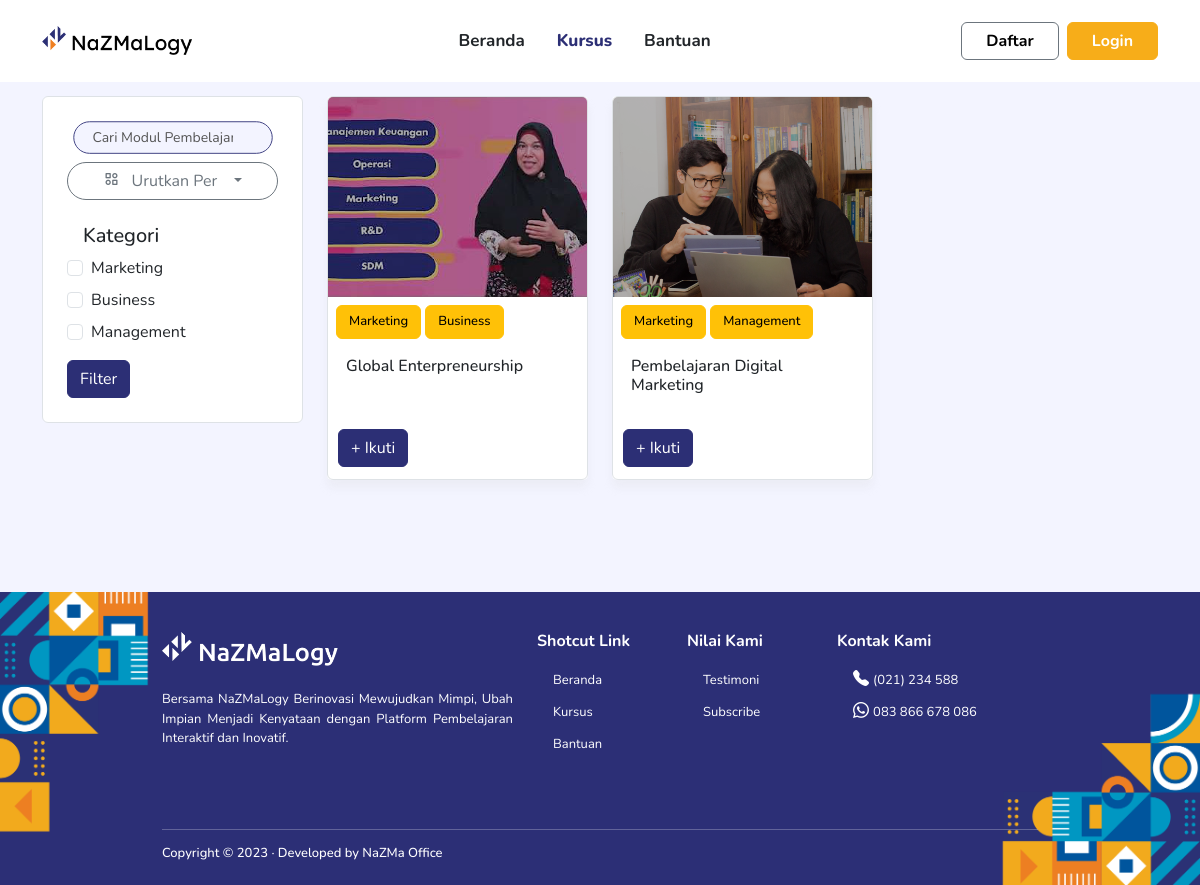
The page /index.php/front/listClass on the database its author committed.
### tables this page shows
CREATE TABLE IF NOT EXISTS `categories` (
  `id` bigint unsigned NOT NULL AUTO_INCREMENT,
  `name` varchar(255) NOT NULL,
  `created_at` timestamp NULL DEFAULT CURRENT_TIMESTAMP ON UPDATE CURRENT_TIMESTAMP,
  `updated_at` timestamp NULL DEFAULT CURRENT_TIMESTAMP ON UPDATE CURRENT_TIMESTAMP,
  PRIMARY KEY (`id`)
);

CREATE TABLE IF NOT EXISTS `courses` (
  `id` bigint unsigned NOT NULL AUTO_INCREMENT,
  `cover` text,
  `rating` decimal(20,1) DEFAULT '0.0',
  `participant` int DEFAULT '0',
  `title` varchar(255) DEFAULT NULL,
  `instructor` varchar(255) DEFAULT NULL,
  `summary` text,
  `intro_link` text,
  `intro_duration` int DEFAULT NULL,
  `created_at` timestamp NULL DEFAULT CURRENT_TIMESTAMP ON UPDATE CURRENT_TIMESTAMP,
  `updated_at` timestamp NULL DEFAULT CURRENT_TIMESTAMP ON UPDATE CURRENT_TIMESTAMP,
  `mentoring_link` varchar(255) DEFAULT NULL,
  PRIMARY KEY (`id`)
);

### application/controllers/Front.php (called while the page is built, shortened)
<?php
class Front extends CI_Controller
{
      function __construct()
      {
            $this->load->model('FrontModel');
            $this->load->model('CourseModel');
            $this->load->model('CategoryModel');
      }
      public function listClass()
      {
            $data = [
                  'title_page' => 'NaZMaLogy | List Class',
                  'categories' => $this->CategoryModel->get_data_category(),
                  'course' => $this->CourseModel->get_data_course_non_auth()
            ];
            $this->load->view('layout/front/style', $data);
            $this->load->view('layout/front/navbar');
            $this->load->view('layout/front/mobile_bar');
            $this->load->view('listClass', $data);
            $this->load->view('layout/front/footer');
            $this->load->view('layout/front/script');
      }
}

### index.php (called while the page is built, shortened)
<?php
require_once BASEPATH.'core/CodeIgniter.php';

### application/models/CategoryModel.php (called while the page is built, shortened)
<?php
class CategoryModel extends CI_Model
{
    public function get_data_category()
    {
        $query = $this->db->get('categories');
        return $query->result();
    }
}

### application/models/CourseModel.php (called while the page is built, shortened)
<?php
class CourseModel extends CI_Model
{
    public function get_data_course_non_auth()
    {
        $this->db->select('c.*, GROUP_CONCAT(categories.name) as category');
        $this->db->from('courses c');
        $this->db->join('course_has_category chc', 'c.id = chc.id_course');
        $this->db->join('categories', 'chc.id_category = categories.id');
        $this->db->group_by('c.id');
        $this->db->order_by('created_at', 'desc');
        $query = $this->db->get();
        return $query->result();
    }
}

### application/views/listClass.php (the view, shortened to what this page needs)
<link rel="stylesheet" href="https://cdn.jsdelivr.net/npm/sweetalert2@11.1.3/dist/sweetalert2.min.css">
<section id="list-class" class="bg-light-primary">
    <div class="container">
        <div class="pt-5 mt-5">
            <div class="row">
                <div class="col-lg-3 d-none d-md-inline col-mb-4 pb-3" data-aos="fade-up" data-aos-duration="700">
                    <div class="bg-white border rounded p-4">
                        <div class="search-box">
                            <div class="search-icon"><i class="fa fa-search search-icon"></i></div>
                            <form action="<?= base_url('front/courseSearch') ?>" method="get">
                                <input name="searchTitle" type="text" placeholder="Cari Modul Pembelajaran" id="search" autocomplete="off" required value="<?= isset($_GET['searchTitle']) ? $_GET['searchTitle'] : '' ?>">
                            </form>
                        </div>
                        <div class="dropdown mt-2">
                            <button class="btn btn-outline-secondary dropdown-toggle category" type="button" data-bs-toggle="dropdown" aria-expanded="false">
                                <i class="bx bx-category-alt"></i> <span class="mx-2"> Urutkan Per</span>
                            </button>
                        </div>
                        <h5 class="ft-7 mx-3 mt-4">Kategori</h5>
                        <form action="<?php echo base_url('front/course_filter_by_category'); ?>" method="post">
                            <?php foreach ($categories as $category) { ?>
                                <div class="form-check mt-2 mb-2">
                                    <input class="form-check-input" value="<?php echo $category->id; ?>" name="category[]" type="checkbox" <?php if (isset($selected_categories) && in_array($category->id, $selected_categories)) echo 'checked' ?>>
                                    <label class="form-check-label">
                                        <?= $category->name ?>
                                    </label>
                                </div>
                            <?php } ?>
                            <div class="mt-3">
                                <button type="submit" class="btn btn-primary bg-first border-first">Filter</button>
                            </div>
                        </form>
                    </div>
                </div>
                <div class="col-md-8 col-lg-9 pb-5 mb-5">
                    <div class="row">
                        <?php
                        $no = 1;
                        foreach ($course as $data) { ?>
                            <div class="col-lg-4 col-md-6 pb-3">
                                <div class="card-class" data-aos="fade-up" data-aos-duration="700">
                                    <div class="d-flex flex-column rounded border">
                                        <div class="class-image">
                                            <img src="<?= base_url('assets/images/admin/course/' . $data->cover) ?>">
                                            <div class="marker"></div>
                                        </div>
                                        <div class="p-2 pb-0 d-flex gap-1 flex-wrap">
                                            <?php
                                            $category = explode(',', $data->category);
                                            foreach ($category as $kat) {
                                                echo "
                                    <button class='btn btn-warning fw-medium' style='font-size:13px'>" . $kat . "</button>";
                                            }
                                            ?>
                                        </div>
                                        <div class="class-title">
                                            <h6 class="ft-7 p-2"><?= $data->title ?></h6>
                                        </div>
                                        <div class="class-action">
                                            <div class="d-flex justify-content-between">
                                                <div class="detail-bottom">
                                                    <?php if ($this->session->userdata('is_login')) : ?>
                                                        <?php echo anchor('userBranch/classpath/detail_course/' . $data->id, "
                                                        <button class='btn btn-primary bg-first text-xl border-first'>+ Ikuti</button>
                                                    "); ?>
                                                    <?php else : ?>
                                                        <button id="myButton<?= $no++ ?>" class='btn btn-primary bg-first text-xl border-first'>+ Ikuti</button>
                                                    <?php endif; ?>
                                                </div>
                                            </div>
                                        </div>
                                    </div>
                                </div>
                            </div>
                        <?php } ?>
                    </div>
                </div>
            </div>
        </div>
    </div>
</section>

### assets/css/frontStyle.css (style rules this page uses)
:root { --first-color: #2c2f75; --first-color-light: #8e97ff; --first-color-dark: #1a181d; --white-color: #f3f4ff; --white-gloss-color: #0099C4; --orange-color: #F7AD19; --body-font: "Nunito", sans-serif; }
.bg-first { background-color: var(--first-color) !important; }
.border-first { border-color: var(--first-color) !important; }
.bg-light-primary { background-color: var(--white-color); }
.marker { margin-top: -200px; height: 200px; width: 100%; background-color: rgb(0, 0, 0); opacity: 30%; border-radius: 5px 5px 0 0; }
.card-class { width: 100%; height: 100%; background-color: white; box-shadow: 0px 8px 8px 0px rgba(211, 211, 211, 0.2); border-radius: 5px; }
.card-class .class-image { height: 200px; }
.card-class .class-image img { width: 100%; height: 200px; object-fit: cover; border-radius: 5px 5px 0 0; }
.card-class .class-title { padding: 10px; height: 80px; }
.card-class .class-action { padding: 10px; height: 60px; }
.category { width: 100% !important; border-radius: 20px; }

### assets/css/search.css (style rules this page uses)
.search-box { position: relative; width: 100%; max-width: 200px; border-radius: 120px; margin: 0 auto; }
.search-icon, .go-icon { position: absolute; top: 0; width: 55px; line-height: 40px; text-align: center; }
.search-icon { left: 0; pointer-events: none; font-size: 1.22em; will-change: transform; transform: rotate(-45deg); -webkit-transform: rotate(-45deg); -moz-transform: rotate(-45deg); -o-transform: rotate(-45deg); transform-origin: center center; -webkit-transform-origin: center center; -moz-transform-origin: center center; -o-transform-origin: center center; transition: transform 400ms 220ms cubic-bezier(0.19, 1, 0.22, 1); -webkit-transition: transform 400ms 220ms cubic-bezier(0.19, 1, 0.22, 1); -moz-transition: transform 400ms 220ms cubic-bezier(0.19, 1, 0.22, 1); -o-transition: transform 400ms 220ms cubic-bezier(0.19, 1, 0.22, 1); }
.search-border { display: block; width: 100%; max-width: 360px; }
.border { fill: var(--white-color); stroke: var(--first-color); stroke-width: 3; stroke-miterlimit: 10; }
.border { stroke-dasharray: 740; stroke-dashoffset: 0; transition: stroke-dashoffset 400ms cubic-bezier(0.6, 0.04, 0.735, 0.99); -webkit-transition: stroke-dashoffset 400ms cubic-bezier(0.6, 0.04, 0.735, 0.99); -moz-transition: stroke-dashoffset 400ms cubic-bezier(0.6, 0.04, 0.735, 0.99); -o-transition: stroke-dashoffset 400ms cubic-bezier(0.6, 0.04, 0.735, 0.99); }
#search { font-size: 14px; position: absolute; top: 0; left: 0; width: 100%; height: 100%; border-radius: 120px; border: none; background: rgba(255, 255, 255, 0); padding: 0 40px 0 20px; color: #555; outline: none; }

### rows shown on the page
categories: name "Marketing"
categories: name "Business"
categories: name "Management"
courses: cover (placeholder picture), kat "Marketing", kat "Business", title "Global Enterpreneurship"
courses: cover (picture), kat "Marketing", kat "Management", title "Pembelajaran Digital Marketing"
